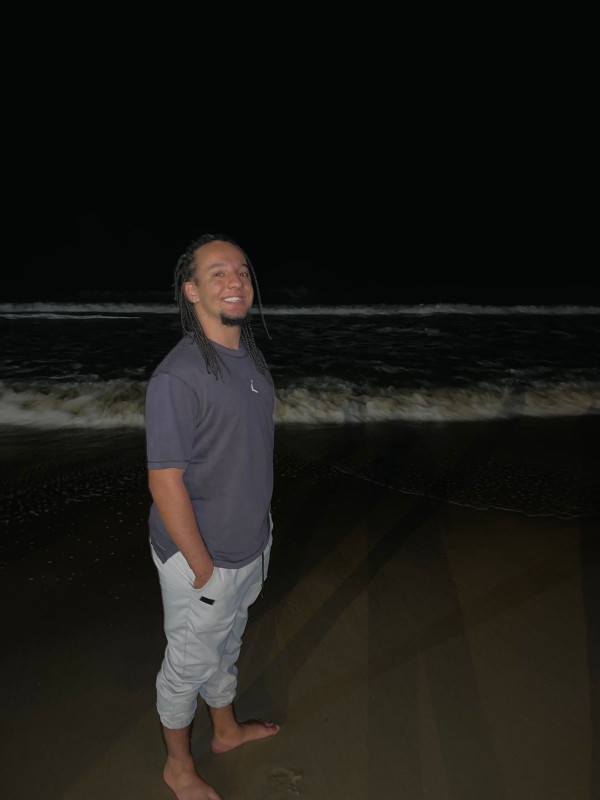
//> input picture Labs/lab04/Lab4_1/Felipe/foto.jpg, 1200 x 1600 px (shown at 1/2 size)
$ ./lab4   (built with g++ and OpenCV 4)
//> lines starting //> are read from the running program, lines starting //| are printed output that depends on the picture; after the words box and inside, x2 and y2 are one past the last pixel; in counts of white or black regions, pixels touching at a corner belong together
#include <opencv2/opencv.hpp>
#include <iostream>

using namespace cv;
using namespace std;

// Função para plotar e salvar o histograma de uma imagem em tons de cinza
void plotHistogram(const Mat& image, const string& filename) {
    int histSize = 256;
    float range[] = {0, 256};
    const float* histRange = {range};
    Mat hist;

    // Calcula o histograma
    calcHist(&image, 1, 0, Mat(), hist, 1, &histSize, &histRange);

    // Normaliza o histograma para caber na imagem de exibição
    int hist_w = 512, hist_h = 400;
    int bin_w = cvRound((double) hist_w / histSize);
    Mat histImage(hist_h, hist_w, CV_8UC1, Scalar(255));

    normalize(hist, hist, 0, histImage.rows, NORM_MINMAX, -1, Mat());

    // Desenha o histograma
    for (int i = 1; i < histSize; i++) {
        line(histImage, Point(bin_w * (i - 1), hist_h - cvRound(hist.at<float>(i - 1))),
             Point(bin_w * i, hist_h - cvRound(hist.at<float>(i))),
             Scalar(0), 2, 8, 0);
    }

    // Salva a imagem do histograma
    imwrite(filename, histImage);
}

int main() {
    // Carrega a imagem em cores
    Mat img = imread("foto.jpg");
//> img is the input picture: 1600 rows x 1200 cols, CV_8UC3; mean B, G, R 21.9, 25.9, 27.1

    // Verifica se a imagem foi carregada com sucesso
    if (img.empty()) {
        cout << "Erro ao carregar a imagem!" << endl;
        return -1;
    }

    // Converte a imagem para tons de cinza
    Mat gray;
    cvtColor(img, gray, COLOR_BGR2GRAY);
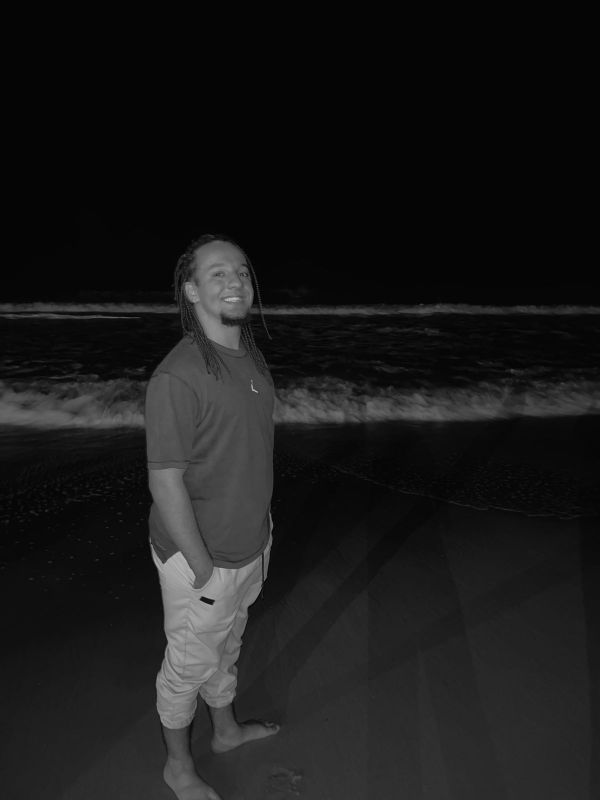
//> gray: 1600 rows x 1200 cols, CV_8UC1 (shown at 1/2 size); min 0, max 204, mean 25.7

    // Calcula e salva o histograma da imagem em tons de cinza
    plotHistogram(gray, "histograma_original.png");
//> in plotHistogram, `calcHist(&image, 1, 0, Mat(), hist, 1, &histSize, &histRange);`: hist = 256 values, max 638250 at index 5, min 0 at index 183, mean 7500
//> in plotHistogram, `normalize(hist, hist, 0, histImage.rows, NORM_MINMAX, -1, Mat());`: hist = 256 values, max 400 at index 5, min 0 at index 183, mean 4.7
//> after the loop in plotHistogram, `for (int i = 1; i < histSize; i++)`:
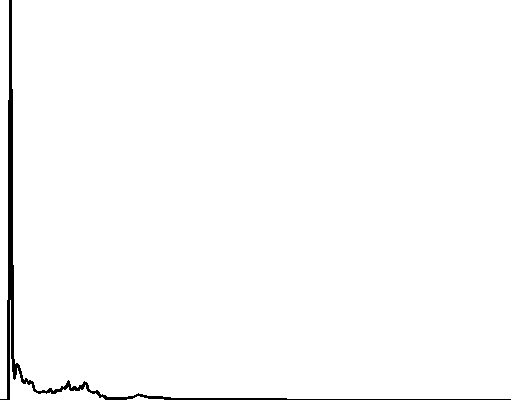
//> histImage: 400 rows x 512 cols, CV_8UC1; 98.6% white; 1 black region, box (x1, y1, x2, y2) and area: (0, 0, 511, 400) 2964

    // Realiza a equalização do histograma
    Mat equalized;
    equalizeHist(gray, equalized);
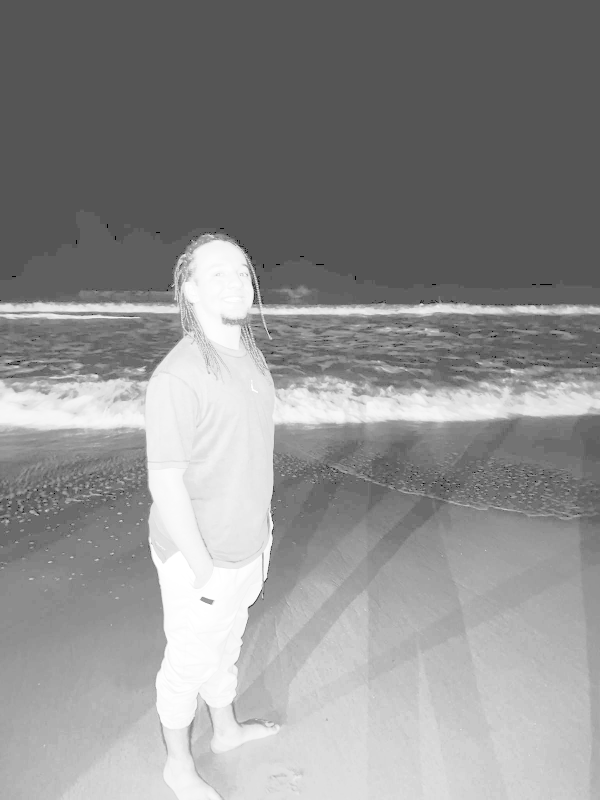
//> equalized: 1600 rows x 1200 cols, CV_8UC1 (shown at 1/2 size); min 0, max 255, mean 142.7

    // Calcula e salva o histograma da imagem equalizada
    plotHistogram(equalized, "histograma_equalizado.png");
//> call 2 of plotHistogram, with filename = "histograma_equalizado.png"
//> in plotHistogram (call 2), `calcHist(&image, 1, 0, Mat(), hist, 1, &histSize, &histRange);`: hist = 256 values, max 638250 at index 85, min 0 at index 1, mean 7500
//> in plotHistogram (call 2), `normalize(hist, hist, 0, histImage.rows, NORM_MINMAX, -1, Mat());`: hist = 256 values, max 400 at index 85, min 0 at index 1, mean 4.7
//> after the loop in plotHistogram (call 2), `for (int i = 1; i < histSize; i++)`:
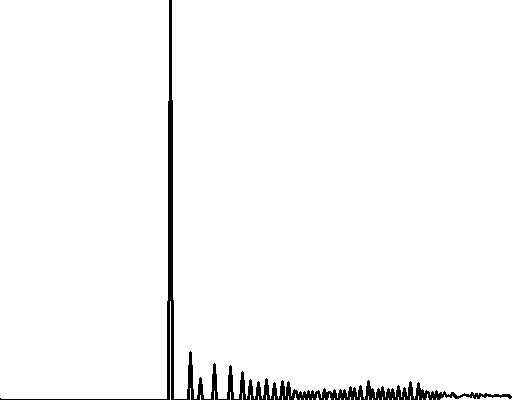
//> histImage: 400 rows x 512 cols, CV_8UC1; 97.6% white; 1 black region, box (x1, y1, x2, y2) and area: (0, 0, 512, 400) 5004

    // Exibe as imagens
    imshow("Imagem Original em Cinza", gray);
    imshow("Imagem Equalizada", equalized);

    // Aguarda uma tecla para salvar as imagens e os histogramas
    cout << "Pressione qualquer tecla para salvar as imagens..." << endl;
    waitKey(0);

    // Salva as imagens
    imwrite("imagem_cinza.png", gray);
    imwrite("imagem_equalizada.png", equalized);

    cout << "Imagens e histogramas salvos com sucesso!" << endl;

    return 0;
}
